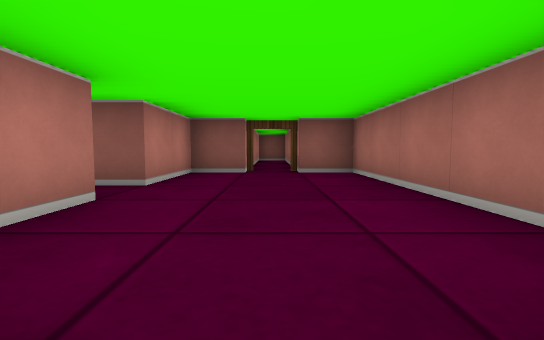
View 1 (above)

16 first-person views from a walk through a cub3D ray-caster map. The camera is about half as high as the walls, tilts 4° down and sees 85° across. The floor is counted in squares. Each view is taken from the middle of a square. On the plan, view 1 faces up. The plan holds only what a view shows up to about 9 squares ahead; the rest is blank.

View 2
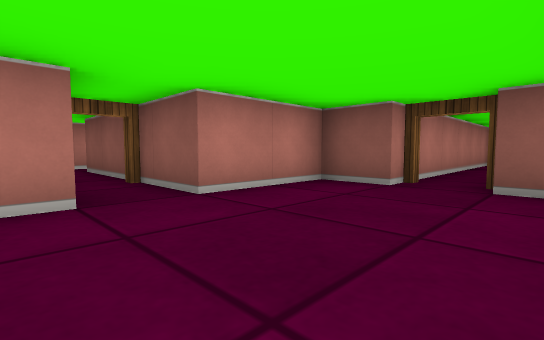

View 3
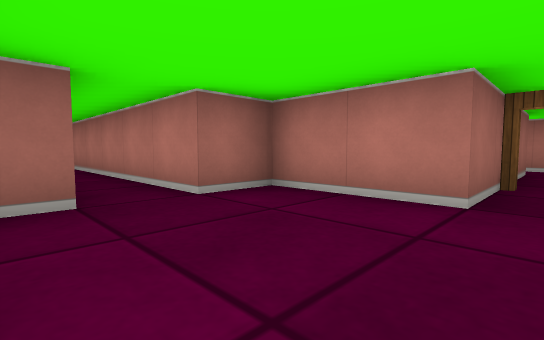

View 4
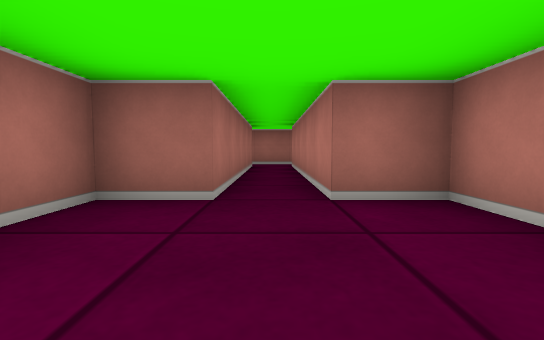

View 5
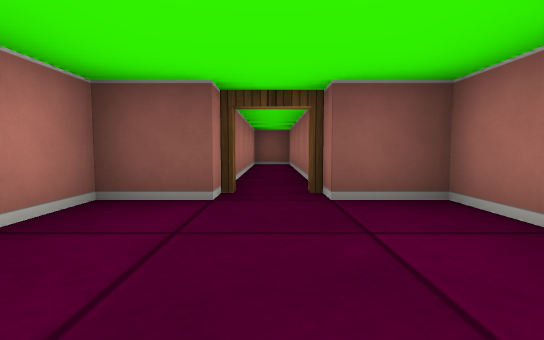

View 6
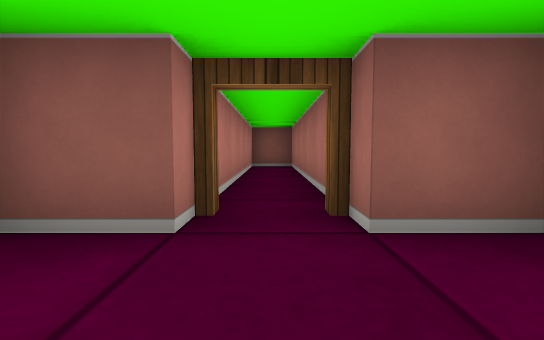

View 7
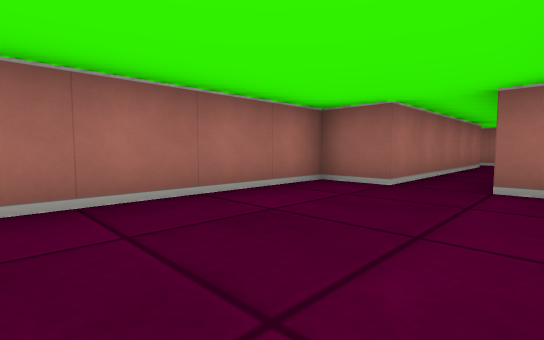

View 8
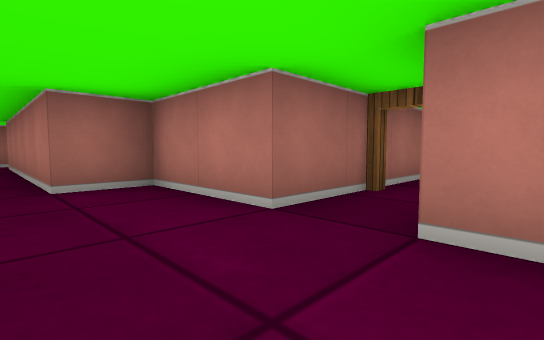

View 9
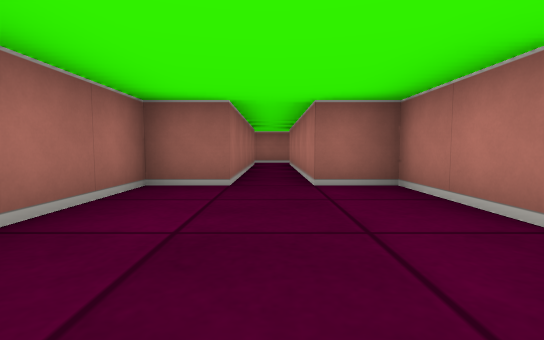

View 10
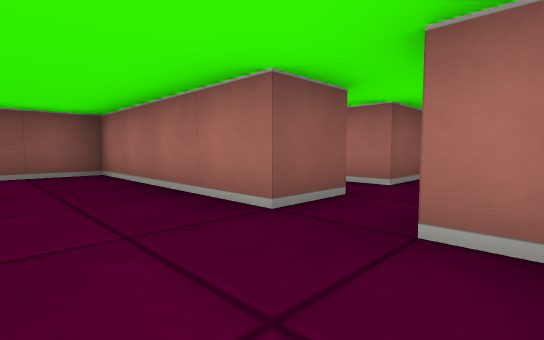

View 11
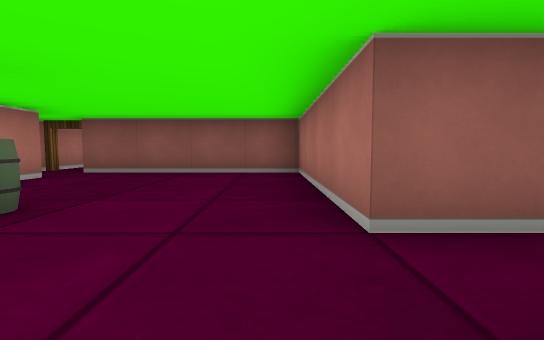

View 12
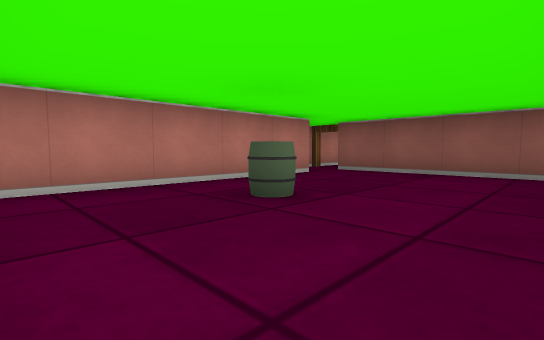

View 13
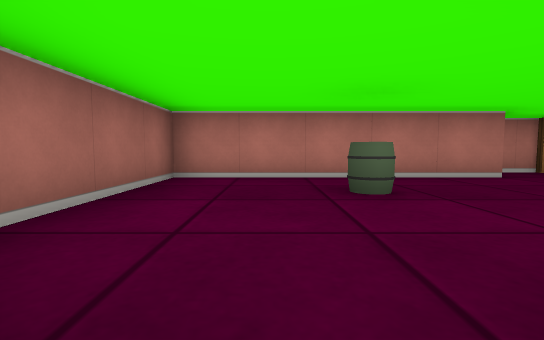

View 14
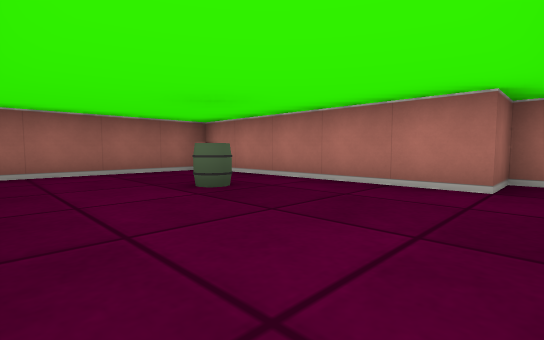

View 15
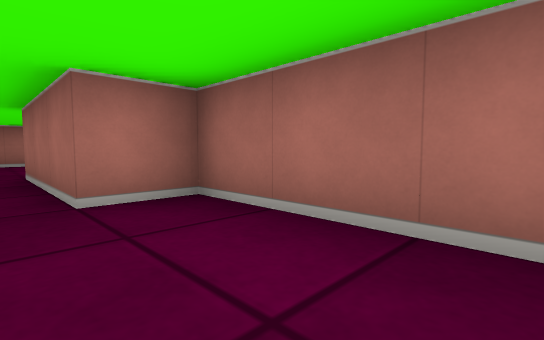

View 16
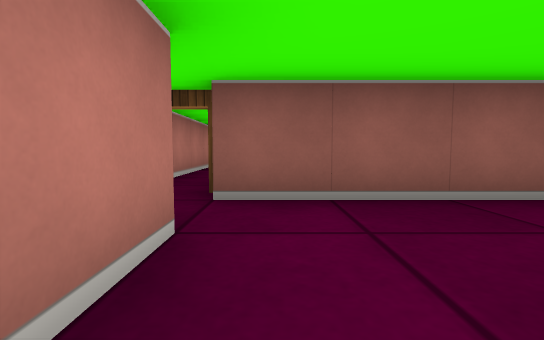

### Floor plan
Points are (right, up) in squares from view 1. A wall is a line through its corners. A room is listed if a view was taken in it or the views show most of it. See-through windows are left out.
Room 1 (views 1, 2, 3, 4, 5, 6, 7, 8, 9)
walls: (-3, 2.5) (-1.5, 2.5) (-1.5, 0.5) (-0.5, 0.5) (-0.5, -4.5); (-0.5, 5.5) (-1.5, 5.5) (-1.5, 3.5) (-3, 3.5); (1.6, -4.5) (0.5, -4.5) (0.5, 0.5) (1.5, 0.5) (1.5, 5.5) (0.5, 5.5); (-0.5, -5.5) (1.5, -5.5)
ways out: opening at (-1, -5) to room 2; open door at (0, 6) to room 3; opening at (1, -5); open door at (-3, 3)
Room 2 (views 10, 11, 12, 13, 14, 15, 16)
walls: (-0.5, -4.5) (-1.5, -4.5) (-1.5, -0.5) (-5.5, -0.5); (-6.5, 0) (-6.5, -1.5) (-5.5, -1.5) (-5.5, -6.5) (-1.5, -6.5) (-1.5, -5.5) (-0.5, -5.5)
ways out: opening at (-1, -5) to room 1; open door at (-6, 0)
objects: barrel (-4, -4)
Room 3 (no view inside)
walls: (0.5, 5.5) (0.5, 11.5) (-0.5, 11.5) (-0.5, 5.5)
ways out: open door at (0, 6) to room 1

Where each view was taken, in squares from view 1:
view 1: 0 up, 0 right, facing up
view 2: 2 up, 1 right, facing up-left
view 3: 3 up, 1 right, facing down-left
view 4: 3 up, 0 right, facing down
view 5: 3 up, 0 right, facing up
view 6: 4 up, 0 right, facing up
view 7: 4 up, 1 left, facing down-right
view 8: 4 up, 0 right, facing down-left
view 9: 4 up, 0 right, facing down
view 10: 6 down, 3 left, facing up-right
view 11: 6 down, 2 left, facing up
view 12: 6 down, 2 left, facing up-left
view 13: 5 down, 1 left, facing left
view 14: 1 down, 2 left, facing down-left
view 15: 5 down, 4 left, facing down-right
view 16: 3 down, 5 left, facing up
